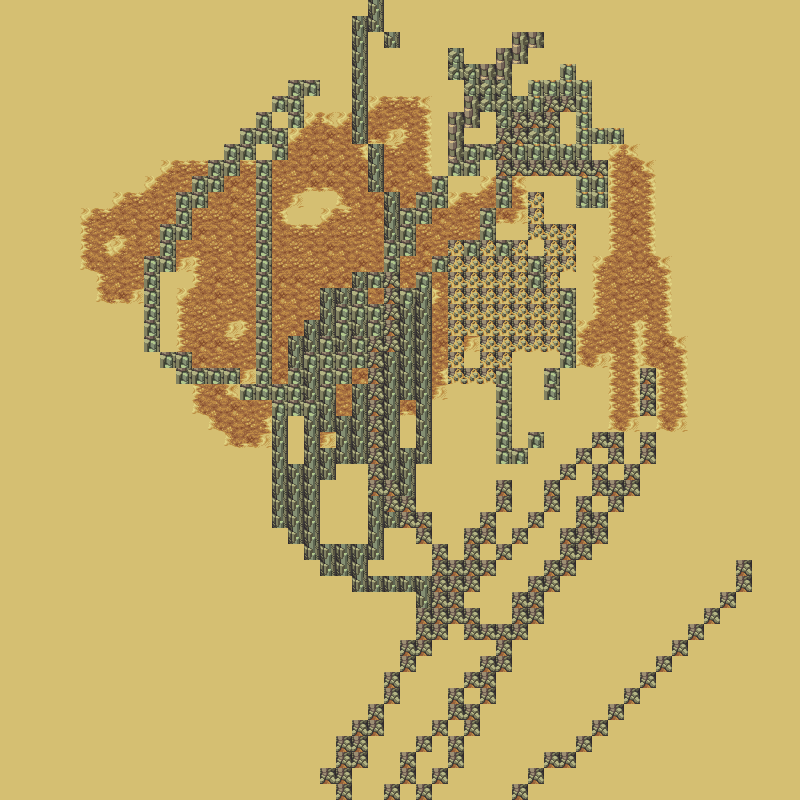

A level layout from a 2D game, rendered from its tile map. Below: a short description, then the map file with tile-grid data replaced by summaries:
An orthogonal 50x50 tile map with 16x16 px tiles, 1 tile layer (ground), 3 tilesets and 12 objects.

<map version="1.5" tiledversion="1.7.2" orientation="orthogonal" renderorder="right-down" width="50" height="50" tilewidth="16" tileheight="16" infinite="0" nextlayerid="7" nextobjectid="62">
 <tileset firstgid="1" source="beach/tropical shores prefabs &amp; samples.tsx" />
 <tileset firstgid="741" source="beach/tropical shores, just trees.tsx" />
 <tileset firstgid="753" source="beach/tropical shores.tsx" />
 <layer id="3" name="ground" width="50" height="50">
  <data>[2500 cells, 2500 non-empty, 28 distinct tile ids]</data>
 </layer>
 <objectgroup id="5" name="trees">
  <object id="50" gid="741" x="286" y="286" width="80" height="112" />
  <object id="51" gid="741" x="346" y="358" width="80" height="112" />
  <object id="52" gid="741" x="254.667" y="415.333" width="80" height="112" />
  <object id="53" gid="741" x="174.667" y="240" width="80" height="112" />
  <object id="54" gid="741" x="415.333" y="304.667" width="80" height="112" />
  <object id="55" gid="741" x="377.333" y="420.667" width="80" height="112" />
  <object id="56" gid="741" x="377.333" y="420.667" width="80" height="112" />
  <object id="57" gid="741" x="320" y="225.333" width="80" height="112" />
  <object id="58" gid="742" x="215.333" y="282.667" width="80" height="112" />
  <object id="59" gid="742" x="222" y="131.333" width="80" height="112" />
  <object id="60" gid="742" x="204.667" y="392" width="80" height="112" />
  <object id="61" gid="742" x="295.333" y="436" width="80" height="112" />
 </objectgroup>
</map>